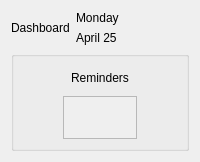
          <widget class="QWidget" name="dashboard">
           <layout class="QVBoxLayout" name="verticalLayout_2" stretch="1,10">
            <item>
             <layout class="QHBoxLayout" name="horizontalLayout_2" stretch="2,6">
              <item>
               <widget class="QLabel" name="label_2">
                <property name="styleSheet">
                 <string notr="true">font: 16pt &quot;Calibri&quot;;</string>
                </property>
                <property name="text">
                 <string>Dashboard</string>
                </property>
               </widget>
              </item>
              <item>
               <layout class="QVBoxLayout" name="verticalLayout_3">
                <item>
                 <widget class="QLabel" name="label_3">
                  <property name="text">
                   <string>Monday</string>
                  </property>
                 </widget>
                </item>
                <item>
                 <widget class="QLabel" name="label_4">
                  <property name="text">
                   <string>April 25</string>
                  </property>
                 </widget>
                </item>
               </layout>
              </item>
             </layout>
            </item>
            <item>
             <layout class="QVBoxLayout" name="verticalLayout_9">
              <item>
               <widget class="QGroupBox" name="groupBox_2">
                <property name="title">
                 <string/>
                </property>
                <layout class="QHBoxLayout" name="horizontalLayout_17" stretch="1,1,1">
                 <item>
                  <layout class="QVBoxLayout" name="verticalLayout_33"/>
                 </item>
                 <item>
                  <layout class="QVBoxLayout" name="verticalLayout_35">
                   <item>
                    <widget class="QLabel" name="label_36">
                     <property name="styleSheet">
                      <string notr="true">font: 12pt &quot;Arial&quot;;
margin:5px;</string>
                     </property>
                     <property name="text">
                      <string>Reminders</string>
                     </property>
                    </widget>
                   </item>
                   <item>
                    <widget class="QScrollArea" name="scrollArea_3">
                     <property name="styleSheet">
                      <string notr="true">QScrollBar::vertical{
	border:none;
	background-color: rgb(184, 147, 216);
	width:6px;
	margin:15px 0 15px 0;
}
QScrollBar::handle:vertical{
	background-color: rgb(181, 145, 212);
	min-height:15px;
	border-radius:7px;
}
QScrollBar::handle:vertical:hover{
	background-color: rgb(123, 98, 144);
}

QScrollBar::handle:vertical:pressed{
	background-color: rgb(70, 70, 70);
}
QScrollBar::sub-line:vertical{
	border:none;
	background-color: rgb(184, 147, 216);
height:7px;
border-top-left-radius: 7px;
border-top-right-radius:7px;
subcontrol-position:top;
subcontrol-origin:margin;
}

QScrollBar::add-line:vertical{
	border:none;
	background-color: rgb(184, 147, 216);
height:7px;
border-bottom-left-radius: 7px;
border-bottom-right-radius:7px;
subcontrol-position:bottom;
subcontrol-origin:margin;
}
QScrollBar{
	background-color: rgb(206, 195, 212);
border-radius:15px;
}
</string>
                     </property>
                     <property name="widgetResizable">
                      <bool>true</bool>
                     </property>
                     <widget class="QWidget" name="scrollAreaWidgetContents_3">
                      <property name="geometry">
                       <rect>
                        <x>0</x>
                        <y>0</y>
                        <width>16</width>
                        <height>16</height>
                       </rect>
                      </property>
                     </widget>
                    </widget>
                   </item>
                  </layout>
                 </item>
                 <item>
                  <layout class="QVBoxLayout" name="verticalLayout_38"/>
                 </item>
                </layout>
               </widget>
              </item>
             </layout>
            </item>
           </layout>
          </widget>
